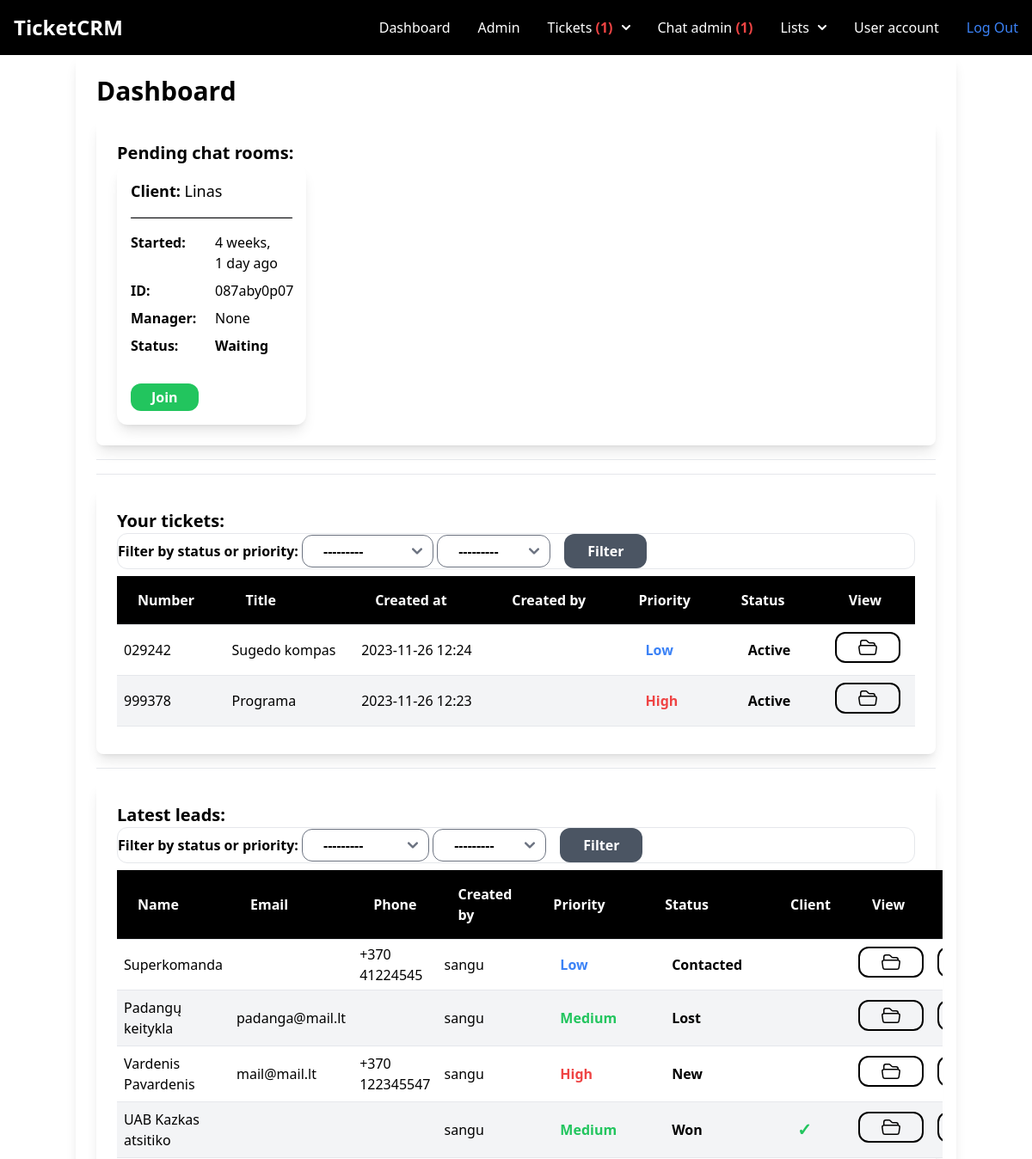
Page / (signed in, upper part) on the earlier database version.
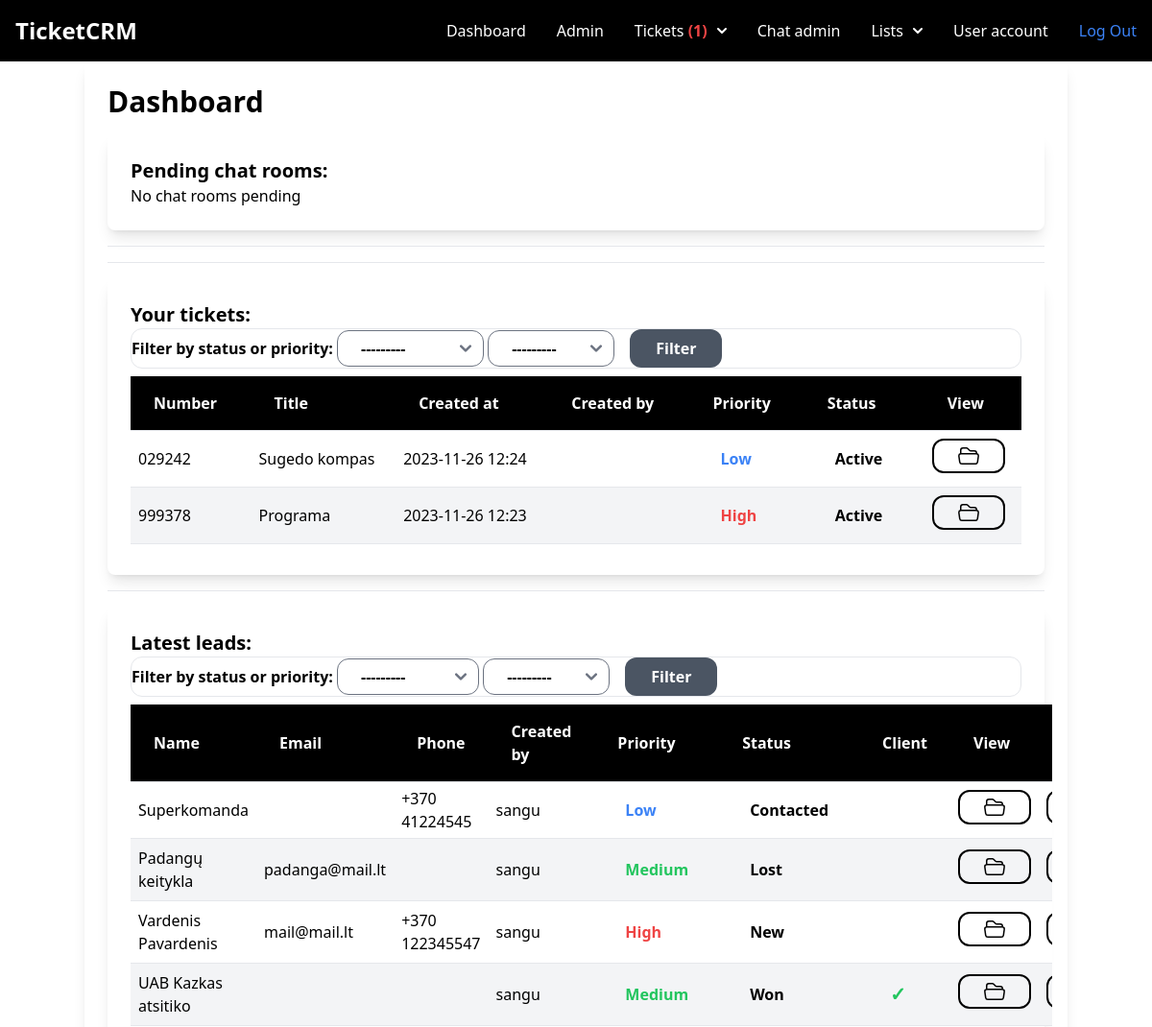
Same page on the later database version.
### chat/models.py (models this page shows, shortened)
class Room(models.Model):
    ACTIVE = 'active'
    WAITING = 'waiting'
    CLOSED = 'closed'
    CHOICES_STATUS = (
        (ACTIVE, 'Active'),
        (WAITING, 'Waiting'),
        (CLOSED, 'Closed'),
    )
    uuid = models.CharField(max_length=255)
    chat_user = models.CharField(max_length=255)
    agent = models.ForeignKey(User, related_name='rooms', blank=True, null=True, on_delete=models.SET_NULL)
    messages = models.ManyToManyField(Message, blank=True)
    url = models.CharField(max_length=255, blank=True, null=True)
    status = models.CharField(max_length=15, choices=CHOICES_STATUS, default=WAITING)
    created_at = models.DateTimeField(auto_now_add=True)
    class Meta:
        ordering = ('created_at',)

### ticket/models.py (models this page shows, shortened)
class Ticket(models.Model):
    ACTIVE = 'active'
    COMPLETED = 'completed'
    PENDING = 'pending'
    CHOICES_STATUS = (
        (ACTIVE, 'Active'),
        (COMPLETED, 'Completed'),
        (PENDING, 'Pending'),
    )
    LOW = 'low'
    MEDIUM = 'medium'
    HIGH = 'high'
    CHOICES_PRIORITY = (
        (LOW, 'Low'),
        (MEDIUM, 'Medium'),
        (HIGH, 'High'),
    )
    ticket_number = models.CharField(max_length=15, unique=True)
    title = models.CharField(max_length=100)
    description = models.TextField(blank=True, null=True)
    created_by = models.ForeignKey(User, related_name='tickets', on_delete=models.CASCADE)
    created_at = models.DateTimeField(auto_now_add=True)
    modified_at = models.DateTimeField(auto_now=True)
    assign_to = models.ForeignKey(User, on_delete=models.DO_NOTHING, null=True, blank=True)
    is_resolved = models.BooleanField(default=False)
    accepted_at = models.DateTimeField(null=True, blank=True)
    closed_at = models.DateTimeField(null=True, blank=True)
    status = models.CharField(max_length=15, choices=CHOICES_STATUS, default=PENDING)
    priority = models.CharField(max_length=15, choices=CHOICES_PRIORITY, default=MEDIUM)
    solution = models.TextField(blank=True, null=True)
    class Meta:
        ordering = ['-created_at', 'priority', 'ticket_number']

### leads/models.py (models this page shows, shortened)
class Lead(models.Model):
    LOW = 'low'
    MEDIUM = 'medium'
    HIGH = 'high'
    CHOICES_PRIORITY = (
        (LOW, 'Low'),
        (MEDIUM, 'Medium'),
        (HIGH, 'High'),
    )
    NEW = 'new'
    CONTACTED = 'contacted'
    WON = 'won'
    LOST = 'lost'
    CHOICES_STATUS = (
        (NEW, 'New'),
        (CONTACTED, 'Contacted'),
        (WON, 'Won'),
        (LOST, 'Lost'),
    )
    team = models.ForeignKey(Team, related_name='leads', on_delete=models.CASCADE, null=True, blank=True)
    name = models.CharField(max_length=255)
    email = models.EmailField(null=True, blank=True)
    phone = models.CharField(max_length=100, null=True, blank=True)
    description = models.TextField(blank=True, null=True)
    priority = models.CharField(max_length=10, choices=CHOICES_PRIORITY, default=MEDIUM)
    status = models.CharField(max_length=10, choices=CHOICES_STATUS, default=NEW)
    is_client = models.BooleanField(default=False)
    created_by = models.ForeignKey(User, related_name='leads', on_delete=models.CASCADE)
    created_at = models.DateTimeField(auto_now_add=True)
    modified_at = models.DateTimeField(auto_now=True)

### user/models.py (models this page shows)
class User(AbstractUser):
    phone = models.TextField(blank=True, null=True)
    is_customer = models.BooleanField(default=True)
    is_manager = models.BooleanField(default=False)

### app/views.py (the view, shortened to what this page needs)
# urls.py: path('', index, name='index'),
def index(request):
    if request.user.is_authenticated:
        if request.user.is_manager:
            team = request.user.userprofile.active_team
            leads = Lead.objects.filter(team=team).order_by('-created_at')[0:5]
            clients = Client.objects.filter(team=team).order_by('-created_at')[0:5]
            tickets = Ticket.objects.filter(assign_to=request.user, is_resolved=False)[0:5]
            rooms = Room.objects.filter(status=Room.WAITING)
            ticketFilter = TicketFilter(request.GET, queryset=Ticket.objects.filter(assign_to=request.user, is_resolved=False))
            leadFilter = LeadFilter(request.GET, Lead.objects.filter(team=team).order_by('-created_at'))
            return render(request, 'dashboard/dashboard.html', {
                'leads': leads,
                'clients': clients,
                'tickets': tickets,
                'rooms': rooms,
                'filter': ticketFilter,
                'leadFilter': leadFilter,
            })
    else:
        return redirect('/log-in')

### dashboard/templates/dashboard/dashboard.html (shortened to what the changed rows need)
{% extends 'app/base.html'  %}
{% block content %}
{% if request.user.is_manager %}
<div class="container mx-auto shadow-lg rounded-lg py-6 px-6">
    <h1 class="mb-4 font-semibold text-3xl">Dashboard</h1>
    <div class="container mx-auto shadow-lg rounded-lg py-6 px-6">
        <h1 class="text-xl font-semibold">Pending chat rooms:</h1>
        <div class="grid md:grid-cols-4 gap-4">
            {% for room in rooms %}
            <div class="p-4 rounded-xl bg-white shadow-lg rounded-lg">
                <h3 class="mb-4 text-lg"><b>Client: </b>{{ room.chat_user }}</h3>
                <hr class="my-4 h-0.5 bg-black">
                <div class="grid md:grid-cols-2 gap-2">
                    <p class="font-semibold">Started: </p>{{ room.created_at|timesince }} ago<br>
                    <p class="font-semibold">ID: </p>{{ room.uuid }}<br>
                    <p class="font-semibold">Manager: </p>{% firstof room.agent.username 'None' %}<br>
                    <p class="font-semibold">Status: </p>
                    {% if room.status == 'waiting' %}
                    <span class="font-semibold text-black">
                        {{ room.get_status_display }}
                    </span><br>
                    {% elif room.status == 'active' %}
                    <span class="font-semibold text-black">
                        {{ room.get_status_display }}
                    </span><br>
                    {% elif room.status == 'closed' %}
                    <span class="font-semibold text-black">
                        {{ room.get_status_display }}
                    </span><br>
                    {% endif %}
                </div>
                <a href="{% url 'chat:room' room.uuid %}" class="inline-block text-center py-1 px-6 bg-green-500 rounded-xl font-semibold text-white">Join</a>
            </div>
            {% empty %}
            <p>No chat rooms pending</p>
            {% endfor %}
        </div>
    </div>
    <div class="container mx-auto shadow-lg rounded-lg py-6 px-6">
        <h1 class="text-xl font-semibold">Your tickets:</h1>
        <form method="GET" class="w-34 rounded-xl border font-semibold">
            {{ filter.form }}
        </form>
        <div class="flex flex-col">
            <div class="overflow-x-auto sm:-mx-6 lg:-mx-8">
                <div class="inline-block min-w-full py-2 sm:px-6 lg:px-8">
                    <div class="overflow-hidden">
                        <table class="table-auto text-left w-full sortable">
                            <thead class="border-b bg-black font-semibold text-white dark:border-neutral-500">
                                <tr>
                                    <th scope="col" class="px-6 py-4">Number</th>
                                    <th scope="col" class="px-6 py-4">Title</th>
                                    <th scope="col" class="px-6 py-4">Created at</th>
                                    <th scope="col" class="px-6 py-4">Created by</th>
                                    <th scope="col" class="px-6 py-4">Priority</th>
                                    <th scope="col" class="px-6 py-4">Status</th>
                                    <th scope="col" class="px-6 py-4">View</th>
                                </tr>
                            </thead>
                            <tbody>
                                {% for ticket in filter.qs %}
                                <tr class="border-b dark:border-neutral-500 {% cycle 'bg-white' 'bg-gray-100' %}">
                                    <td class="py-2 px-2">{{ ticket.ticket_number }}</td>
                                    <td class="py-2 px-2">{{ ticket.title }}</td>
                                    <td class="px-2"> {{ ticket.created_at|date:"Y-m-d H:i" }}</td>
                                    <td class="px-2"> {{ client.created_by }}</td>
                                    <td class="px-2">
                                        {% if ticket.priority == 'low' %}
                                        <span class="inline-block py-1 px-6 font-semibold text-blue-500 text-center">{{ ticket.get_priority_display }}</span>
                                        {% elif ticket.priority == 'medium' %}
                                        <span class="inline-block py-1 px-6 font-semibold text-green-500 text-center">{{ ticket.get_priority_display }}</span>
                                        {% elif ticket.priority == 'high' %}
                                        <span class="inline-block py-1 px-6 font-semibold text-red-500 text-center">{{ ticket.get_priority_display }}</span>
                                        {% endif %}
                                    </td>
                                    <td class="py-2 px-2">
                                        {% if ticket.status == 'active' %}
                                        <span class="inline-block py-1 px-6 font-semibold text-black text-center">{{ ticket.get_status_display }}</span>
                                        {% elif ticket.status == 'completed' %}
                                        <span class="inline-block py-1 px-6 font-semibold text-black text-center">{{ ticket.get_status_display }}</span>
                                        {% elif ticket.status == 'pending' %}
                                        <span class="inline-block py-1 px-6 font-semibold text-black text-center">{{ ticket.get_status_display }}</span>
                                        {% endif %}
                                    </td>
                                    <td class="py-2 px-2"><a href="{% url 'tickets:detail' ticket.id %}" class="inline-block border-2 border-black text-center py-1 px-6 rounded-xl font-semibold text-black">
                                    </a></td>
                                </tr>
                                {% endfor %}
                            </tbody>
                        </table>
                    </div>
                </div>
            </div>
        </div>
    </div>
    <div class="container mx-auto shadow-lg rounded-lg py-6 px-6">
        <h1 class="text-xl font-semibold">Latest leads:</h1>
        <form method="GET" class="w-34 rounded-xl border font-semibold">
            {{ leadFilter.form }}
        </form>
        <div class="flex flex-col">
            <div class="overflow-x-auto sm:-mx-6 lg:-mx-8">
                <div class="inline-block min-w-full py-2 sm:px-6 lg:px-8">
                    <div class="overflow-hidden">
                        <table class="table-auto text-left w-full sortable">
                            <thead class="border-b bg-black font-semibold text-white dark:border-neutral-500">
                                <tr>
                                    <th scope="col" class="px-6 py-4">Name</th>
                                    <th scope="col" class="px-6 py-4">Email</th>
                                    <th scope="col" class="px-6 py-4">Phone</th>
                                    <th scope="col" class="px-6 py-4">Created by</th>
                                    <th scope="col" class="px-6 py-4">Priority</th>
                                    <th scope="col" class="px-6 py-4">Status</th>
                                    <th scope="col" class="px-6 py-4">Client</th>
                                    <th scope="col" class="px-6 py-4">View</th>
                                    <th scope="col" class="px-6 py-4">Edit</th>
                                </tr>
                            </thead>
                            <tbody>
                                {% for lead in leadFilter.qs %}
                                <tr class="border-b dark:border-neutral-500 {% cycle 'bg-white' 'bg-gray-100' %}">
                                    <td class="py-2 px-2">{{ lead.name }}</td>
                                    <td class="py-2 px-2">{{ lead.email }}</td>
                                    <td class="px-2"> {{ lead.phone }}</td>
                                    <td class="px-2"> {{ lead.created_by }}</td>
                                    <td class="py-2 px-2">
                                        {% if lead.priority == 'low' %}
                                        <span class="inline-block py-1 px-6 font-semibold text-blue-500 text-center">{{ lead.get_priority_display }}</span>
                                        {% elif lead.priority == 'medium' %}
                                        <span class="inline-block py-1 px-6 font-semibold text-green-500 text-center">{{ lead.get_priority_display }}</span>
                                        {% elif lead.priority == 'high' %}
                                        <span class="inline-block py-1 px-6 font-semibold text-red-500 text-center">{{ lead.get_priority_display }}</span>
                                        {% endif %}
                                    </td>
                                    <td class="py-2 px-2">
                                        {% if lead.status == 'new' %}
                                        <span class="inline-block py-1 px-6 font-semibold text-black text-center">{{ lead.get_status_display }}</span>
                                        {% elif lead.status == 'contacted' %}
                                        <span class="inline-block py-1 px-6 font-semibold text-black text-center">{{ lead.get_status_display }}</span>
                                        {% elif lead.status == 'won' %}
                                        <span class="inline-block py-1 px-6 font-semibold text-black text-center">{{ lead.get_status_display }}</span>
                                        {% elif lead.status == 'lost' %}
                                        <span class="inline-block py-1 px-6 font-semibold text-black text-center">{{ lead.get_status_display }}</span>
                                        {% endif %}
                                    </td>
                                    <td class="py-2 px-2">
                                        {% if lead.is_client %}
                                        <span class="inline-block py-1 px-6 font-semibold text-green-500 text-center text-xl">&#10003;</span>
                                        {% endif %}
                                    </td>
                                    <td class="py-2 px-2"><a href="{% url 'leads:detail' lead.id %}" class="inline-block border-2 border-black text-center py-1 px-6 rounded-xl font-semibold text-black">
                                    </a></td>
                                    <td class="py-2 px-2"><a href="{% url 'leads:edit' lead.id %}" class="inline-block border-2 border-black text-center py-1 px-6 rounded-xl font-semibold text-black">
                                    </a> </td>
                                </tr>
                                {% endfor %}
                            </tbody>
                        </table>
                    </div>
                </div>
            </div>
        </div>
    </div>
</div>
    {% endif %}
    {% endblock %}

Differences in the rows shown:
removed Room: chat_user "Linas", created_at "4 weeks, 1 day", uuid "087aby0p07", agent "None", status "Waiting"
Other differences:
{{ waiting_chat.count }}: "1" → (not shown)
text now shown: "No chat rooms pending"
